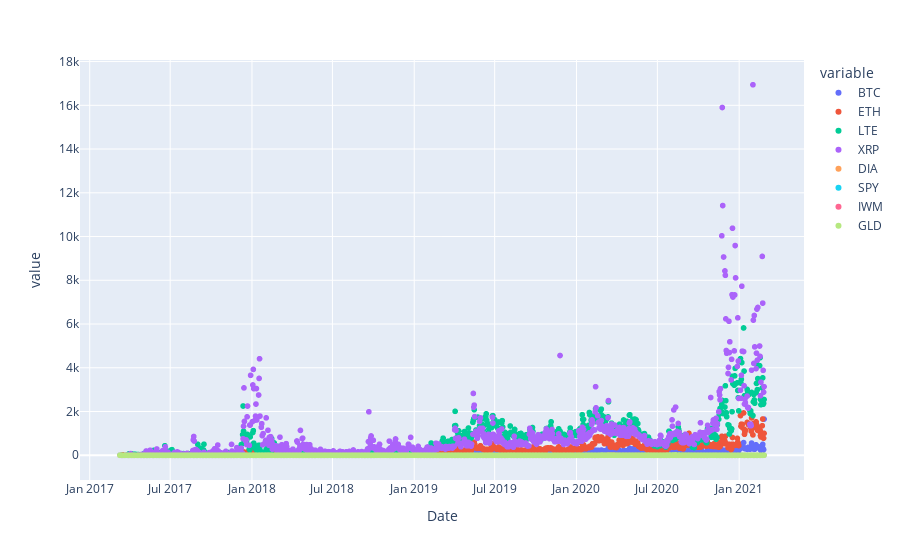

Notebook code for this chart:
### Code cell
# Plot combined vol

px.scatter(combined_vol_df, x = "Date", y = ['BTC','ETH','LTE','XRP','DIA','SPY','IWM','GLD'])

### Figure 1 — Plotly figure (JSON) as saved in the notebook; plotly's stock layout.template omitted (floating-point values rounded to 4 significant figures; data arrays with more than 128 entries replaced by an {"elided": "..."} marker saying what was removed)
{"data": [{"hovertemplate": "variable=BTC<br>Date=%{x}<br>value=%{y}<extra></extra>", "legendgroup": "BTC", "marker": {"color": "#636efa", "symbol": "circle"}, "mode": "markers", "name": "BTC", "showlegend": true, "type": "scattergl", "visible": true, "x": {"elided": "999 str values"}, "xaxis": "x", "y": {"elided": "999 float values"}, "yaxis": "y"}, {"hovertemplate": "variable=ETH<br>Date=%{x}<br>value=%{y}<extra></extra>", "legendgroup": "ETH", "marker": {"color": "#EF553B", "symbol": "circle"}, "mode": "markers", "name": "ETH", "showlegend": true, "type": "scattergl", "visible": true, "x": {"elided": "999 str values"}, "xaxis": "x", "y": {"elided": "999 float values"}, "yaxis": "y"}, {"hovertemplate": "variable=LTE<br>Date=%{x}<br>value=%{y}<extra></extra>", "legendgroup": "LTE", "marker": {"color": "#00cc96", "symbol": "circle"}, "mode": "markers", "name": "LTE", "showlegend": true, "type": "scattergl", "visible": true, "x": {"elided": "999 str values"}, "xaxis": "x", "y": {"elided": "999 float values"}, "yaxis": "y"}, {"hovertemplate": "variable=XRP<br>Date=%{x}<br>value=%{y}<extra></extra>", "legendgroup": "XRP", "marker": {"color": "#ab63fa", "symbol": "circle"}, "mode": "markers", "name": "XRP", "showlegend": true, "type": "scattergl", "visible": true, "x": {"elided": "999 str values"}, "xaxis": "x", "y": {"elided": "999 float values"}, "yaxis": "y"}, {"hovertemplate": "variable=DIA<br>Date=%{x}<br>value=%{y}<extra></extra>", "legendgroup": "DIA", "marker": {"color": "#FFA15A", "symbol": "circle"}, "mode": "markers", "name": "DIA", "showlegend": true, "type": "scattergl", "visible": true, "x": {"elided": "999 str values"}, "xaxis": "x", "y": {"elided": "999 float values"}, "yaxis": "y"}, {"hovertemplate": "variable=SPY<br>Date=%{x}<br>value=%{y}<extra></extra>", "legendgroup": "SPY", "marker": {"color": "#19d3f3", "symbol": "circle"}, "mode": "markers", "name": "SPY", "showlegend": true, "type": "scattergl", "visible": true, "x": {"elided": "999 str values"}, "xaxis": "x", "y": {"elided": "999 float values"}, "yaxis": "y"}, {"hovertemplate": "variable=IWM<br>Date=%{x}<br>value=%{y}<extra></extra>", "legendgroup": "IWM", "marker": {"color": "#FF6692", "symbol": "circle"}, "mode": "markers", "name": "IWM", "showlegend": true, "type": "scattergl", "visible": true, "x": {"elided": "999 str values"}, "xaxis": "x", "y": {"elided": "999 float values"}, "yaxis": "y"}, {"hovertemplate": "variable=GLD<br>Date=%{x}<br>value=%{y}<extra></extra>", "legendgroup": "GLD", "marker": {"color": "#B6E880", "symbol": "circle"}, "mode": "markers", "name": "GLD", "showlegend": true, "type": "scattergl", "visible": true, "x": {"elided": "999 str values"}, "xaxis": "x", "y": {"elided": "999 float values"}, "yaxis": "y"}], "layout": {"autosize": true, "legend": {"title": {"text": "variable"}, "tracegroupgap": 0}, "margin": {"t": 60}, "xaxis": {"anchor": "y", "autorange": true, "domain": [0, 1], "range": ["2016-12-11 12:15:26.0818", "2021-05-25 11:44:33.9182"], "title": {"text": "Date"}, "type": "date"}, "yaxis": {"anchor": "x", "autorange": true, "domain": [0, 1], "range": [-1201.0, 18140.0], "title": {"text": "value"}, "type": "linear"}}}
